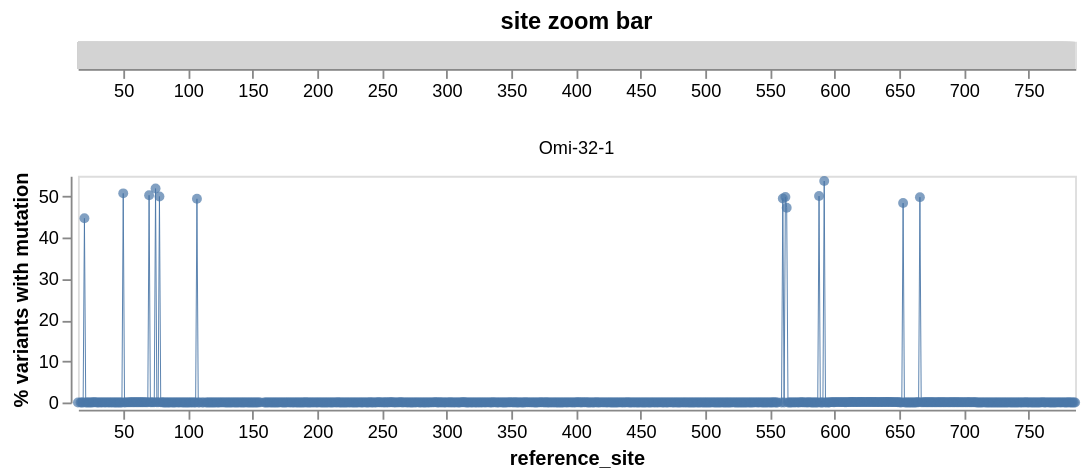

Source (notebook cell):
### Code cell
# make chart
zoom_brush = alt.selection_interval(
    encodings=["x"],
    mark=alt.BrushConfig(stroke="black", strokeWidth=2),
)

zoom_bar = (
    alt.Chart(site_freqs[["sequential_site", "reference_site"]].drop_duplicates())
    .mark_rect(color="lightgrey")
    .encode(
        x=alt.X(
            "reference_site",
            title=None,
            scale=alt.Scale(nice=False, zero=False),
            sort=alt.SortField("sequential_site"),
            axis=alt.Axis(labelOverlap=True),
        )
    )
    .add_params(zoom_brush)
    .properties(width=550, height=15, title="site zoom bar")
)

site_freqs_base = (
    alt.Chart()
    .encode(
        x=alt.X(
            "reference_site",
            scale=alt.Scale(nice=False, zero=False),
            sort=alt.SortField("sequential_site"),
            axis=alt.Axis(labelOverlap=True),
        ),
        y=alt.Y("percent", title="% variants with mutation"),
        tooltip=[
            (
                alt.Tooltip(c, format=".3g")
                if c in {"percent", "count", "n_variants"}
                else c
            )
            for c in site_freqs.columns
        ],
    )
    .properties(height=125, width=550)
)

site_freqs_chart = (
    alt.layer(
        site_freqs_base.mark_point(filled=True),
        site_freqs_base.mark_line(size=0.5),
        data=site_freqs,
    )
    .facet(facet=alt.Facet("library", title=None), columns=1)
    .add_params(zoom_brush)
    .transform_filter(zoom_brush)
)

site_freqs_zoom_chart = (zoom_bar & site_freqs_chart).configure_axis(grid=False)

site_freqs_zoom_chart

### Figure 1 — Vega-Lite specification as saved in the notebook (floating-point values rounded to 4 significant figures; data arrays with more than 128 entries replaced by an {"elided": "..."} marker saying what was removed)
{"config": {"view": {"continuousWidth": 300, "continuousHeight": 300}, "axis": {"grid": false}}, "vconcat": [{"data": {"name": "data-6801a70e3492d0305294868a59106728"}, "mark": {"type": "rect", "color": "lightgrey"}, "encoding": {"x": {"axis": {"labelOverlap": true}, "field": "reference_site", "scale": {"nice": false, "zero": false}, "sort": {"field": "sequential_site"}, "title": null, "type": "quantitative"}}, "height": 15, "name": "view_2", "title": "site zoom bar", "width": 550}, {"data": {"name": "data-316870e934b761be12d77cae8989cefc"}, "facet": {"field": "library", "title": null, "type": "nominal"}, "spec": {"layer": [{"mark": {"type": "point", "filled": true}, "encoding": {"tooltip": [{"field": "library", "type": "nominal"}, {"field": "sequential_site", "type": "quantitative"}, {"field": "reference_site", "type": "quantitative"}, {"field": "wildtype", "type": "nominal"}, {"field": "count", "format": ".3g", "type": "quantitative"}, {"field": "mutants", "type": "nominal"}, {"field": "percent", "format": ".3g", "type": "quantitative"}], "x": {"axis": {"labelOverlap": true}, "field": "reference_site", "scale": {"nice": false, "zero": false}, "sort": {"field": "sequential_site"}, "type": "quantitative"}, "y": {"field": "percent", "title": "% variants with mutation", "type": "quantitative"}}, "name": "view_1"}, {"mark": {"type": "line", "size": 0.5}, "encoding": {"tooltip": [{"field": "library", "type": "nominal"}, {"field": "sequential_site", "type": "quantitative"}, {"field": "reference_site", "type": "quantitative"}, {"field": "wildtype", "type": "nominal"}, {"field": "count", "format": ".3g", "type": "quantitative"}, {"field": "mutants", "type": "nominal"}, {"field": "percent", "format": ".3g", "type": "quantitative"}], "x": {"axis": {"labelOverlap": true}, "field": "reference_site", "scale": {"nice": false, "zero": false}, "sort": {"field": "sequential_site"}, "type": "quantitative"}, "y": {"field": "percent", "title": "% variants with mutation", "type": "quantitative"}}}], "height": 125, "width": 550}, "columns": 1, "transform": [{"filter": {"param": "param_1"}}]}], "params": [{"name": "param_1", "select": {"type": "interval", "encodings": ["x"], "mark": {"stroke": "black", "strokeWidth": 2}}, "views": ["view_2", "view_1"]}], "$schema": "https://vega.github.io/schema/vega-lite/v5.15.1.json", "datasets": {"data-6801a70e3492d0305294868a59106728": {"elided": "765 records"}, "data-316870e934b761be12d77cae8989cefc": {"elided": "765 records"}}}
